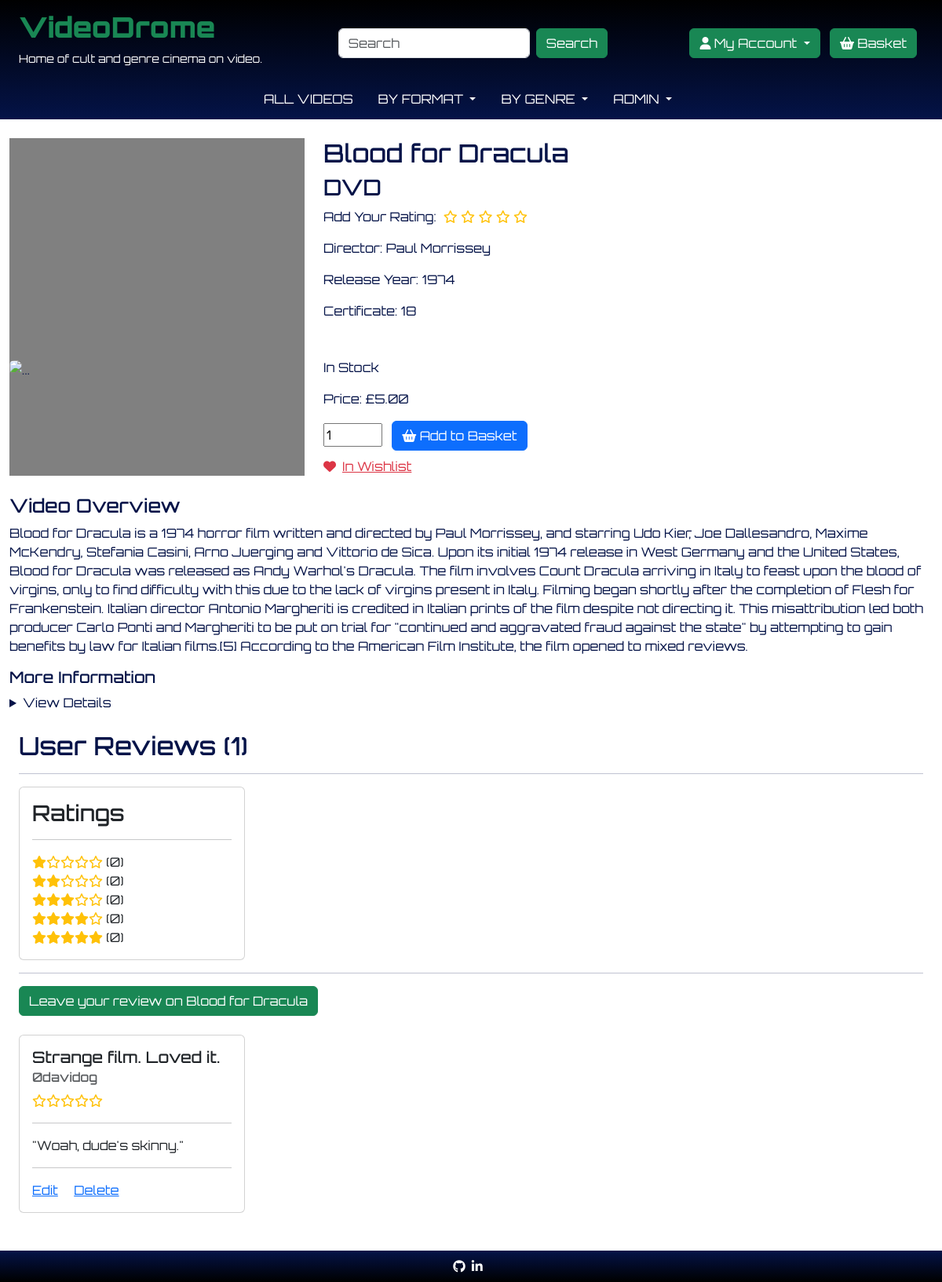
Page /videos/blood-for-dracula-dvd (signed in) on the earlier database version.
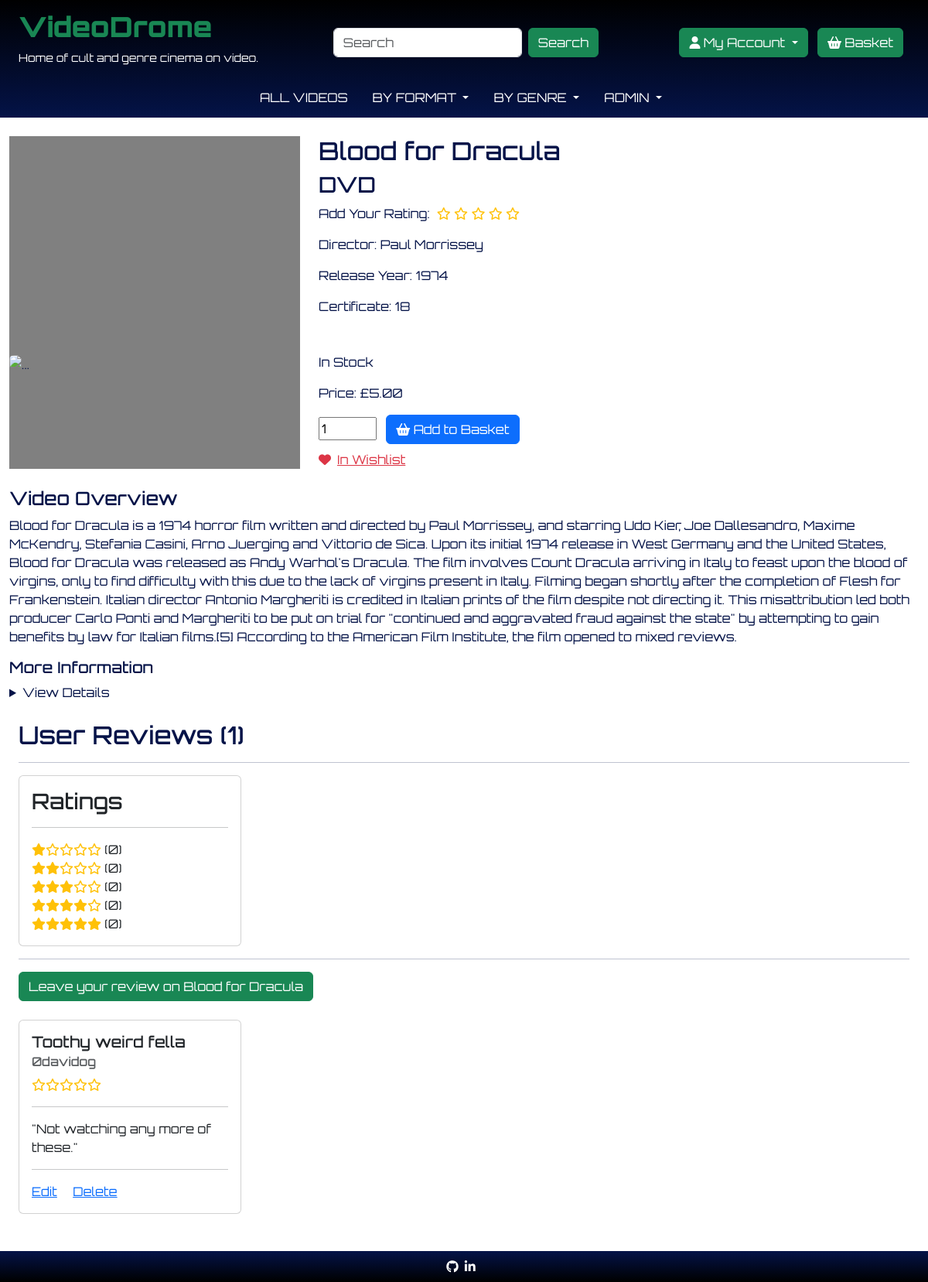
Same page on the later database version.
### videos/models.py (models this page shows, shortened)
class UserReview(models.Model):
    video = models.ForeignKey(
    Video,
    on_delete=models.CASCADE,
    related_name="reviews"
    )
    title = models.CharField(max_length=250, blank=True)
    content = models.TextField()
    author = models.ForeignKey(
        User,
        on_delete=models.CASCADE,
        related_name="reviewer"
    )
    approved = models.BooleanField(default=False)
    created_on = models.DateTimeField(auto_now_add=True)
    updated_on = models.DateTimeField(auto_now=True)

### videos/views.py (the view)
# urls.py: path('<slug>', views.video_detail, name='video_detail'),
def video_detail(request, slug):
    video = get_object_or_404(Video, slug=slug)
    languages = Language.objects.filter(video=video)
    subtitles = Subtitle.objects.filter(video=video)
    wishlisted = False
    user_rating = None
    user_reviews = None
    review_rating = 0
    review_count = 0
    one_star_ratings = 0
    two_star_ratings = 0
    three_star_ratings = 0
    four_star_ratings = 0
    five_star_ratings = 0
    if request.user.is_authenticated:
        if video.wishlist.filter(id=request.user.id).exists():
            wishlisted = True
        if UserRating.objects.filter(user=request.user, video=video).exists():
            user_rating = get_object_or_404(UserRating.objects.filter(user=request.user, video=video))
        else:
            user_rating = None
    if UserReview.objects.filter(video=video).exists():
        user_reviews = UserReview.objects.filter(video=video)
        review_count = UserReview.objects.filter(video=video).count()
        for review in user_reviews:
            if UserRating.objects.filter(user=review.author, video=video).exists():
                review_rating = get_object_or_404(UserRating.objects.filter(user=review.author, video=video))
            else:
                review_rating = 0
    else:
        user_reviews = None
    one_star_ratings = UserRating.objects.filter(video=video, rating=1).count()
    two_star_ratings = UserRating.objects.filter(video=video, rating=2).count()
    three_star_ratings = UserRating.objects.filter(video=video, rating=3).count()
    four_star_ratings = UserRating.objects.filter(video=video, rating=4).count()
    five_star_ratings = UserRating.objects.filter(video=video, rating=5).count()
    context = {
        'video': video,
        'languages': languages,
        'subtitles': subtitles,
        'wishlisted': wishlisted,
        'user_rating': user_rating,
        'user_reviews': user_reviews,
        'review_rating': review_rating,
        'review_count': review_count,
        'one_star_ratings': one_star_ratings,
        'two_star_ratings': two_star_ratings,
        'three_star_ratings': three_star_ratings,
        'four_star_ratings': four_star_ratings,
        'five_star_ratings': five_star_ratings,
    }
    return render(request, 'videos/video_detail.html', context)

### basket/contexts.py (called while the page is built, shortened)
def in_basket(request):
    basket_items = []
    total = 0
    video_count = 0
    basket = request.session.get('basket', {})
    if total < settings.FREE_DELIVERY_THRESHOLD:
        delivery = total * Decimal(settings.STANDARD_DELIVERY_PERCENTAGE / 100)
        free_delivery_delta = settings.FREE_DELIVERY_THRESHOLD - total
    else:
        delivery = 0
        free_delivery_delta = 0
    grand_total = delivery + total
    context = {
        'basket_items': basket_items,
        'total': total,
        'video_count': video_count,
        'delivery': delivery,
        'free_delivery_delta': free_delivery_delta,
        'free_delivery_threshold': settings.FREE_DELIVERY_THRESHOLD,
        'grand_total': grand_total,
    }
    return context

### videos/contexts.py (called while the page is built)
def genre_list(request):
    genre_list = Genre.objects.all()
    context = {
        'genre_list': genre_list,
    }
    return context

### videos/models.py (called while the page is built)
    def __str__(self):
        return self.language

    def in_stock(self):
        if self.stock > 0:
            return "In Stock"
        else:
            return "Out Of Stock"

### videos/templates/videos/video_detail.html (shortened to what this page needs)
{% extends "base.html" %}
{% load static %}
{% block content %}
<div class="container-fluid">
    <div class="row mb-4">
        <div class="col-4">
            <div class="image-container"><img src="..." class="img-fluid rounded-start" alt="..."></div>
        </div>
        <div class="col-8">
            <h2>{{ video.title }}</h2>
            <h3>{{ video.format }}</h3>
            <p>
                {% include 'includes/stars.html' %}
            </p>
            <p>Director: {{ video.director }}</p>
            <p>Release Year: {{ video.release_year }}</p>
            <p>Certificate: {{ video.certificate }}</p>
            <p class="mt-5">{{ video.in_stock }}</p>
            <p>Price: £{{ video.price}}</p>
            <form class="form" action="{% url 'add_to_basket' video.id %}" method="POST">
                <input class="qty_input me-2" type="number" name="quantity" value="1" min="1" max="99" data-item_id="{{ video.id }}" id="id_qty_{{ video.id }}">
                <button type="submit" class="btn btn-primary me-2 btn-basket" {% if not video.in_stock %} disabled {% endif %}><i class="fa-solid fa-basket-shopping"></i>&nbsp;Add to Basket</button>
            </form>
            <div class="mt-2">
                {% if user.is_authenticated %}
                {% if wishlisted %}
                <span><a href="{% url 'wishlist_video' video.slug %}" class="wishlist-link"><i class="fa-solid fa-heart me-2"></i>In Wishlist</a></span>
                {% else %}
                <span><a href="{% url 'wishlist_video' video.slug %}" class="wishlist-link"><i class="fa-regular fa-heart me-2"></i>Add to Wishlist</a></span>
                {% endif %}
                {% else %}
                <span class="wishlist-link"><i class="fa-regular fa-heart me-2"></i>Log in to add to wishlist</span>
                {% endif %}
            </div>
        </div>
    </div>
    <div class="row">
        <div class="col mb-4">
            <h4>Video Overview</h4>
            <p>{{ video.overview }}</p>
            <h5>More Information</h5>
            <details>
                <summary>View Details</summary>
            </details>
        </div>
    </div>
    {% include 'includes/reviews.html' %}
</div>
{% endblock %}

### videos/templates/includes/reviews.html (shortened to what this page needs)
<div class="container-fluid mb-5">
    <div class="row">
        <div class="col">
            <h2 class="mb-">User Reviews ({{ review_count }})</h2>
            <hr>
        </div>
    </div>
    <div class="row mb-2">
        <div class="col">
            <div class="card" style="width: 18rem;">
                <div class="card-body">
                    <h3 class="card-title">Ratings</h3>
                    <hr>
                    <p class="card-text" id=>
                        <span class="star-rating" data-rating="1"></span>&nbsp;<span>({{ one_star_ratings }})</span><br>
                        <span class="star-rating" data-rating="2"></span>&nbsp;<span>({{ two_star_ratings }})</span><br>
                        <span class="star-rating" data-rating="3"></span>&nbsp;<span>({{ three_star_ratings }})</span><br>
                        <span class="star-rating" data-rating="4"></span>&nbsp;<span>({{ four_star_ratings }})</span><br>
                        <span class="star-rating" data-rating="5"></span>&nbsp;<span>({{ five_star_ratings }})</span>
                    </p>
                </div>
            </div>
        </div>
    </div>
    <hr>
    <div class="row">
        <div class="mb-4">
            {% if user.is_authenticated %}
            <a class="btn btn-success" href="{% url 'create_review' video.slug %}">
                Leave your review on {{ video.title }}
            </a>
            {% else %}
            <a class="btn btn-secondary" href="{% url 'account_login' %}">
                Please log-in to leave your own reviews.
            </a>
            {% endif %}
        </div>
        {% if user_reviews %}
        {% for review in user_reviews %}
        <div class="col">
            <div class="card" style="width: 18rem;">
            <div class="card-body">
              <h5 class="card-title">{{ review.title }}</h5>
              <h6 class="card-subtitle mb-2 text-muted">{{ review.author }}</h6>
              <span class="star-rating" data-rating="{{ review_rating.rating }}"></span>
              <hr>
              <p class="card-text">"{{ review.content }}"</p>
              <hr>
              <a href="{% url 'update_review' video.slug review.id %}" class="card-link">Edit</a>
              <a href="#" class="card-link">Delete</a>
            </div>
          </div>
        </div>
        {% endfor %}
        {% else %}
        <div class="col"><h2>No Reviews</h2></div>
        {% endif %}
    </div>
</div>

Differences in the rows shown:
changed UserReview "0davidog": title "Strange film. Loved it." → "Toothy weird fella"; content "Woah, dude's skinny." → "Not watching any more of these."
